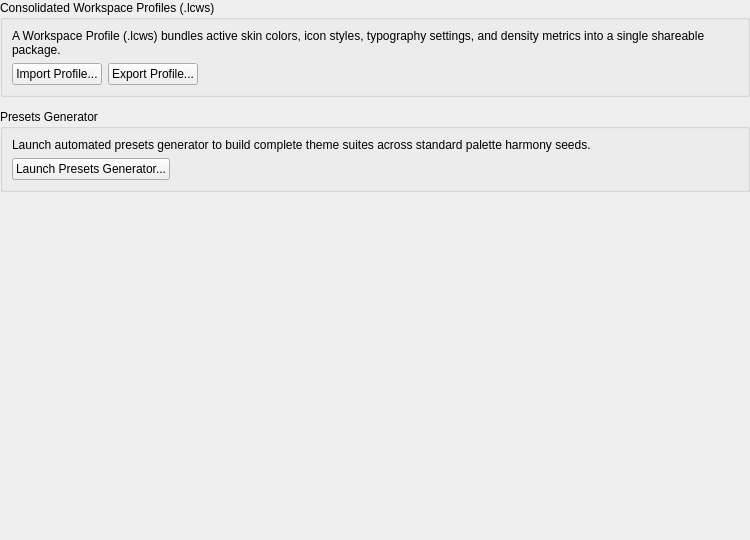
<?xml version="1.0" encoding="UTF-8"?>
<ui version="4.0">
    <class>LC_SettingsPageWorkspaceProfiles</class>
    <widget class="QWidget" name="LC_SettingsPageWorkspaceProfiles">
        <property name="geometry">
            <rect>
                <x>0</x>
                <y>0</y>
                <width>750</width>
                <height>540</height>
            </rect>
        </property>
        <layout class="QVBoxLayout" name="verticalLayout_main">
            <property name="spacing">
                <number>12</number>
            </property>
            <property name="leftMargin">
                <number>0</number>
            </property>
            <property name="topMargin">
                <number>0</number>
            </property>
            <property name="rightMargin">
                <number>0</number>
            </property>
            <property name="bottomMargin">
                <number>0</number>
            </property>
            <item>
                <widget class="QGroupBox" name="gbProfiles">
                    <property name="title">
                        <string>Consolidated Workspace Profiles (.lcws)</string>
                    </property>
                    <layout class="QGridLayout" name="gridLayout_profiles">
                        <item row="0" column="0" colspan="3">
                            <widget class="QLabel" name="lblProfileDesc">
                                <property name="text">
                                    <string>A Workspace Profile (.lcws) bundles active skin colors, icon styles, typography settings, and density metrics into a single shareable package.</string>
                                </property>
                                <property name="wordWrap">
                                    <bool>true</bool>
                                </property>
                            </widget>
                        </item>
                        <item row="1" column="0">
                            <widget class="QPushButton" name="pbImportProfile">
                                <property name="toolTip">
                                    <string>Import a consolidated workspace profile (.lcws) containing skins, fonts, and metrics.</string>
                                </property>
                                <property name="text">
                                    <string>Import Profile...</string>
                                </property>
                                <property name="icon">
                                    <iconset resource="../../../../../res/icons/icons.qrc">
                                        <normaloff>:/icons/fileopen.lci</normaloff>:/icons/fileopen.lci</iconset>
                                </property>
                            </widget>
                        </item>
                        <item row="1" column="1">
                            <widget class="QPushButton" name="pbExportProfile">
                                <property name="toolTip">
                                    <string>Export current active configurations into a self-contained .lcws package.</string>
                                </property>
                                <property name="text">
                                    <string>Export Profile...</string>
                                </property>
                                <property name="icon">
                                    <iconset resource="../../../../../res/icons/icons.qrc">
                                        <normaloff>:/icons/save.lci</normaloff>:/icons/save.lci</iconset>
                                </property>
                            </widget>
                        </item>
                        <item row="1" column="2">
                            <spacer name="horizontalSpacer">
                                <property name="orientation">
                                    <enum>Qt::Orientation::Horizontal</enum>
                                </property>
                                <property name="sizeHint" stdset="0">
                                    <size>
                                        <width>40</width>
                                        <height>20</height>
                                    </size>
                                </property>
                            </spacer>
                        </item>
                    </layout>
                </widget>
            </item>
            <item>
                <widget class="QGroupBox" name="gbPresetsGenerator">
                    <property name="title">
                        <string>Presets Generator</string>
                    </property>
                    <layout class="QGridLayout" name="gridLayout_generator">
                        <item row="0" column="0" colspan="2">
                            <widget class="QLabel" name="lblGeneratorDesc">
                                <property name="text">
                                    <string>Launch automated presets generator to build complete theme suites across standard palette harmony seeds.</string>
                                </property>
                                <property name="wordWrap">
                                    <bool>true</bool>
                                </property>
                            </widget>
                        </item>
                        <item row="1" column="0">
                            <widget class="QPushButton" name="pbPresetsGenerator">
                                <property name="toolTip">
                                    <string>Launch presets batch generation tool.</string>
                                </property>
                                <property name="text">
                                    <string>Launch Presets Generator...</string>
                                </property>
                                <property name="icon">
                                    <iconset resource="../../../../../res/icons/icons.qrc">
                                        <normaloff>:/icons/rename_active_block.lci</normaloff>:/icons/rename_active_block.lci</iconset>
                                </property>
                            </widget>
                        </item>
                        <item row="1" column="1">
                            <spacer name="horizontalSpacer2">
                                <property name="orientation">
                                    <enum>Qt::Orientation::Horizontal</enum>
                                </property>
                                <property name="sizeHint" stdset="0">
                                    <size>
                                        <width>40</width>
                                        <height>20</height>
                                    </size>
                                </property>
                            </spacer>
                        </item>
                    </layout>
                </widget>
            </item>
            <item>
                <spacer name="verticalSpacer">
                    <property name="orientation">
                        <enum>Qt::Orientation::Vertical</enum>
                    </property>
                    <property name="sizeHint" stdset="0">
                        <size>
                            <width>20</width>
                            <height>40</height>
                        </size>
                    </property>
                </spacer>
            </item>
        </layout>
    </widget>
    <resources/>
    <connections/>
</ui>
